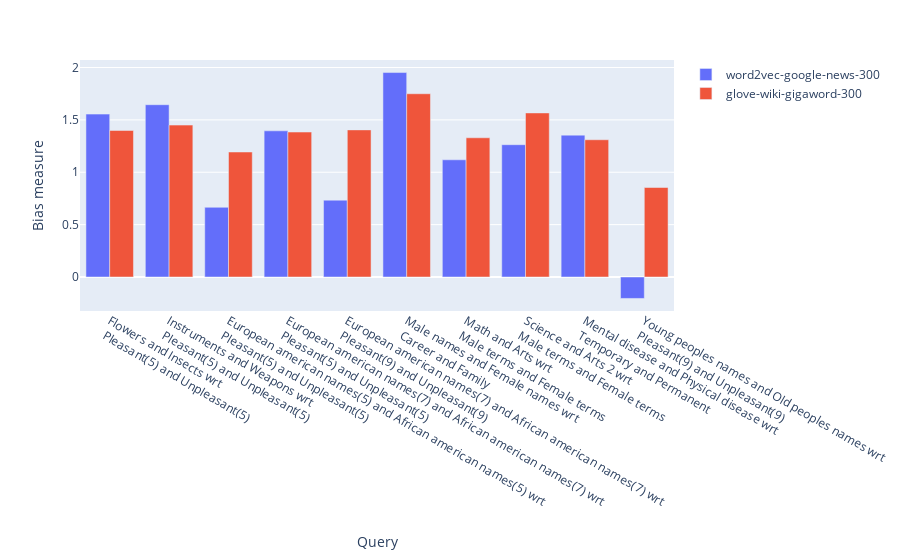

Notebook cell for this chart:
### Code cell
from wefe.utils import plot_queries_results

fig = plot_queries_results(results)
fig.show()

### Figure 1 — Plotly figure (JSON) as saved in the notebook; plotly's stock layout.template omitted (floating-point values rounded to 4 significant figures)
{"data": [{"alignmentgroup": "True", "hoverlabel": {"namelength": 0}, "hovertemplate": "Word Embedding Model=word2vec-google-news-300<br>query_name=%{x}<br>value=%{y}", "legendgroup": "Word Embedding Model=word2vec-google-news-300", "marker": {"color": "#636efa"}, "name": "word2vec-google-news-300", "offsetgroup": "Word Embedding Model=word2vec-google-news-300", "orientation": "v", "showlegend": true, "textposition": "auto", "type": "bar", "x": ["Flowers and Insects wrt<br> Pleasant(5) and Unpleasant(5)", "Instruments and Weapons wrt<br> Pleasant(5) and Unpleasant(5)", "European american names(5) and African american names(5) wrt<br> Pleasant(5) and Unpleasant(5)", "European american names(7) and African american names(7) wrt<br> Pleasant(5) and Unpleasant(5)", "European american names(7) and African american names(7) wrt<br> Pleasant(9) and Unpleasant(9)", "Male names and Female names wrt<br> Career and Family", "Math and Arts wrt<br> Male terms and Female terms", "Science and Arts 2 wrt<br> Male terms and Female terms", "Mental disease and Physical disease wrt<br> Temporary and Permanent", "Young peoples names and Old peoples names wrt<br> Pleasant(9) and Unpleasant(9)"], "xaxis": "x", "y": [1.555, 1.645, 0.6654, 1.396, 0.7337, 1.952, 1.119, 1.263, 1.354, -0.2047], "yaxis": "y"}, {"alignmentgroup": "True", "hoverlabel": {"namelength": 0}, "hovertemplate": "Word Embedding Model=glove-wiki-gigaword-300<br>query_name=%{x}<br>value=%{y}", "legendgroup": "Word Embedding Model=glove-wiki-gigaword-300", "marker": {"color": "#EF553B"}, "name": "glove-wiki-gigaword-300", "offsetgroup": "Word Embedding Model=glove-wiki-gigaword-300", "orientation": "v", "showlegend": true, "textposition": "auto", "type": "bar", "x": ["Flowers and Insects wrt<br> Pleasant(5) and Unpleasant(5)", "Instruments and Weapons wrt<br> Pleasant(5) and Unpleasant(5)", "European american names(5) and African american names(5) wrt<br> Pleasant(5) and Unpleasant(5)", "European american names(7) and African american names(7) wrt<br> Pleasant(5) and Unpleasant(5)", "European american names(7) and African american names(7) wrt<br> Pleasant(9) and Unpleasant(9)", "Male names and Female names wrt<br> Career and Family", "Math and Arts wrt<br> Male terms and Female terms", "Science and Arts 2 wrt<br> Male terms and Female terms", "Mental disease and Physical disease wrt<br> Temporary and Permanent", "Young peoples names and Old peoples names wrt<br> Pleasant(9) and Unpleasant(9)"], "xaxis": "x", "y": [1.399, 1.45, 1.193, 1.384, 1.405, 1.749, 1.329, 1.566, 1.31, 0.8545], "yaxis": "y"}], "layout": {"barmode": "group", "legend": {"tracegroupgap": 0}, "margin": {"t": 60}, "xaxis": {"anchor": "y", "domain": [0, 1], "title": {"text": "Query"}}, "yaxis": {"anchor": "x", "domain": [0, 1], "title": {"text": "Bias measure"}}}}
